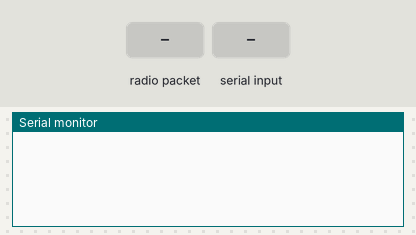
Bench run of a sketch on a simulated Arduino Uno, built with avr-gcc and run on an emulated ATmega328P. On the bench: the last lines printed to the serial monitor. The test bench sets the inputs (shaded band). No radio packets arrive unless stated.

Above: at 2.2 s.
2.3 s: radio packet "1" arrives
At 3.9 s:
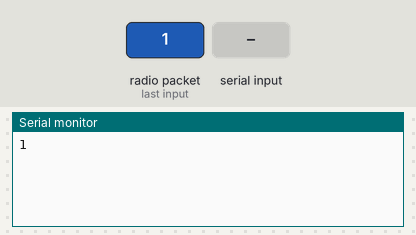
4.5 s: "1" received over Serial
At 5.4 s:
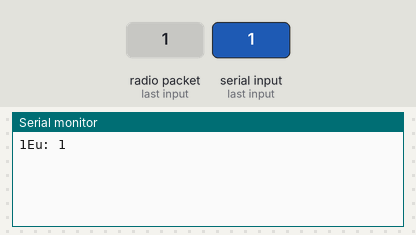

The sketch:

chatFase2.ino
```cpp
#include <SPI.h>
#include "RF24.h"

RF24 myRadio (0, 5);
byte addresses[][6] = {"0"};

struct package {
  char  text[300] ="";
};

typedef struct package Package;
Package data;
Package dataTransmit;

void setup() {
  Serial.begin(115200);
  delay(1000);

  myRadio.begin();
  myRadio.setChannel(115);
  myRadio.setPALevel(RF24_PA_MAX);
  myRadio.setDataRate( RF24_250KBPS );

  myRadio.openReadingPipe(1, addresses[0]);
  myRadio.startListening();
}


void loop()  {
  //LER TRF
  if ( myRadio.available()) {
    while (myRadio.available()){
      myRadio.read( &data, sizeof(data) );
    }
    Serial.print(data.text);
  }


  delay(2000);
  myRadio.stopListening();

  //LER e enviar da consola
  memset(dataTransmit.text, 0, sizeof(dataTransmit.text));

  char inData[300];
  int index = 0;
  bool aux = false;
  while(Serial.available() > 0){
    if(index < 500){
      inData[index] = Serial.read();
      index++;
      inData[index] = '\0';
      sprintf(dataTransmit.text, "%s", inData);
      aux = true;
    }
  }
  if(aux){
      Serial.print("Eu: ");
      Serial.print(dataTransmit.text);
  }
  myRadio.openWritingPipe(addresses[0]);
  myRadio.write(&dataTransmit, sizeof(dataTransmit));
  myRadio.openReadingPipe(1, addresses[0]);
  myRadio.startListening();

}
```

Measured:
- after the input at 2.3 s, the serial monitor: prints a new line after 0.71 s (image 1)
- after the input at 4.5 s, the serial monitor: prints a new line after 0.51 s (image 2)
